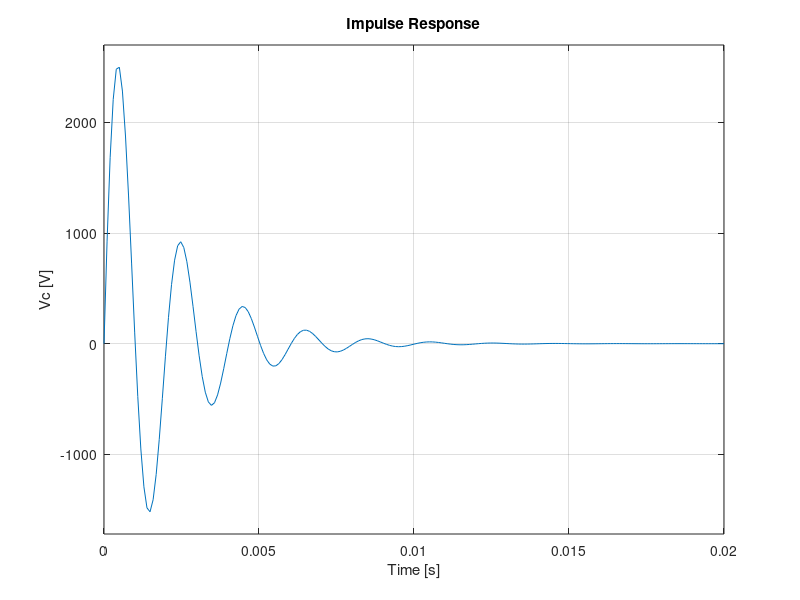

This figure's MATLAB source:
R = 100;
L = 0.1;
Cap = 1e-6;

A = [0 1; -1/(L*Cap) -R/L];
B = [0; 1/L];
C = [1/Cap 0];
D = 0;

sys = ss(A, B, C, D);

subplot(2,1,1);
step(sys);
xlabel('Time [s]');
ylabel('Vc [V]');

subplot(2,1,2);
impulse(sys);
xlabel('Time [s]');
ylabel('Vc [V]');

